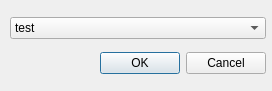
<?xml version="1.0" encoding="UTF-8"?>
<ui version="4.0">
 <class>Dialog</class>
 <widget class="QDialog" name="Dialog">
  <property name="geometry">
   <rect>
    <x>0</x>
    <y>0</y>
    <width>272</width>
    <height>91</height>
   </rect>
  </property>
  <property name="windowTitle">
   <string>Dialog</string>
  </property>
  <widget class="QWidget" name="layoutWidget">
   <property name="geometry">
    <rect>
     <x>10</x>
     <y>10</y>
     <width>256</width>
     <height>72</height>
    </rect>
   </property>
   <layout class="QVBoxLayout" name="verticalLayout">
    <item>
     <widget class="QComboBox" name="comboBox">
      <item>
       <property name="text">
        <string>test</string>
       </property>
      </item>
      <item>
       <property name="text">
        <string>新增項目</string>
       </property>
      </item>
      <item>
       <property name="text">
        <string>新增項目</string>
       </property>
      </item>
      <item>
       <property name="text">
        <string>新增項目</string>
       </property>
      </item>
      <item>
       <property name="text">
        <string>新增項目</string>
       </property>
      </item>
      <item>
       <property name="text">
        <string>新增項目</string>
       </property>
      </item>
     </widget>
    </item>
    <item>
     <widget class="QDialogButtonBox" name="buttonBox">
      <property name="orientation">
       <enum>Qt::Horizontal</enum>
      </property>
      <property name="standardButtons">
       <set>QDialogButtonBox::Cancel|QDialogButtonBox::Ok</set>
      </property>
     </widget>
    </item>
   </layout>
  </widget>
 </widget>
 <resources/>
 <connections>
  <connection>
   <sender>buttonBox</sender>
   <signal>accepted()</signal>
   <receiver>Dialog</receiver>
   <slot>accept()</slot>
   <hints>
    <hint type="sourcelabel">
     <x>248</x>
     <y>254</y>
    </hint>
    <hint type="destinationlabel">
     <x>157</x>
     <y>274</y>
    </hint>
   </hints>
  </connection>
  <connection>
   <sender>buttonBox</sender>
   <signal>rejected()</signal>
   <receiver>Dialog</receiver>
   <slot>reject()</slot>
   <hints>
    <hint type="sourcelabel">
     <x>316</x>
     <y>260</y>
    </hint>
    <hint type="destinationlabel">
     <x>286</x>
     <y>274</y>
    </hint>
   </hints>
  </connection>
 </connections>
</ui>
